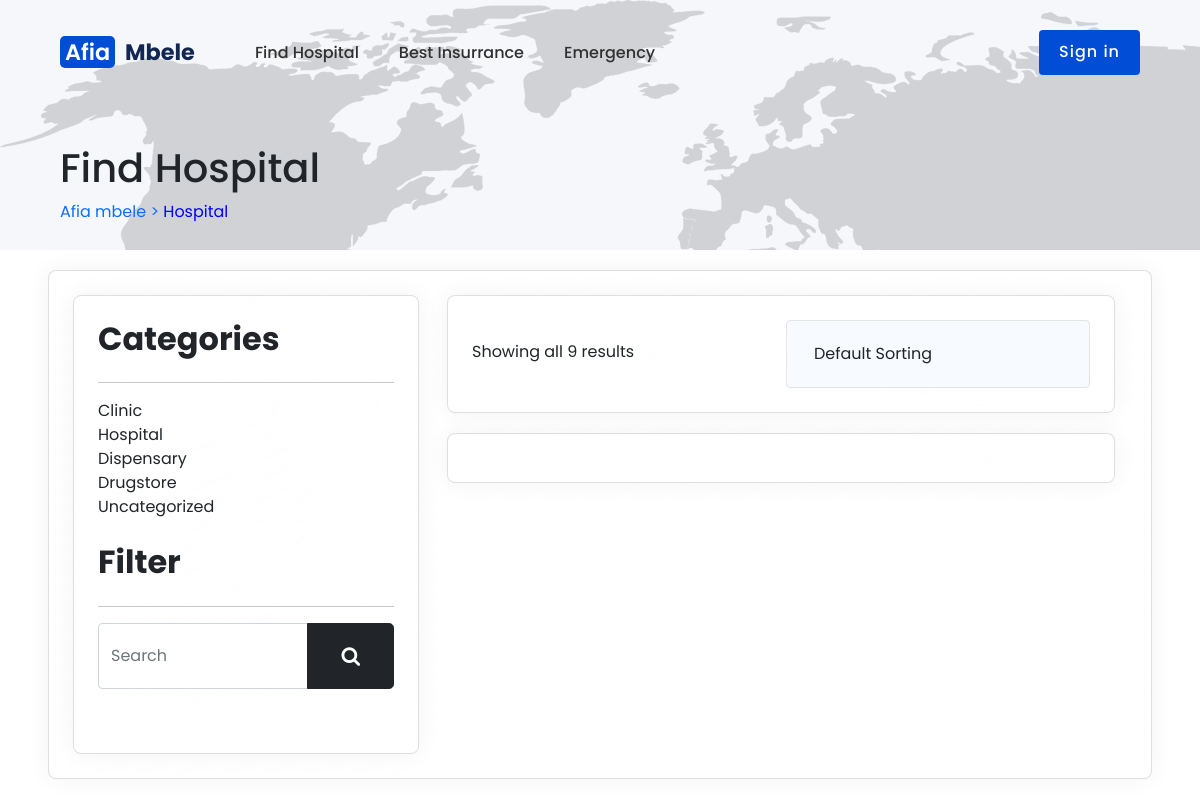
Before: /hopistals/ with the older database file.
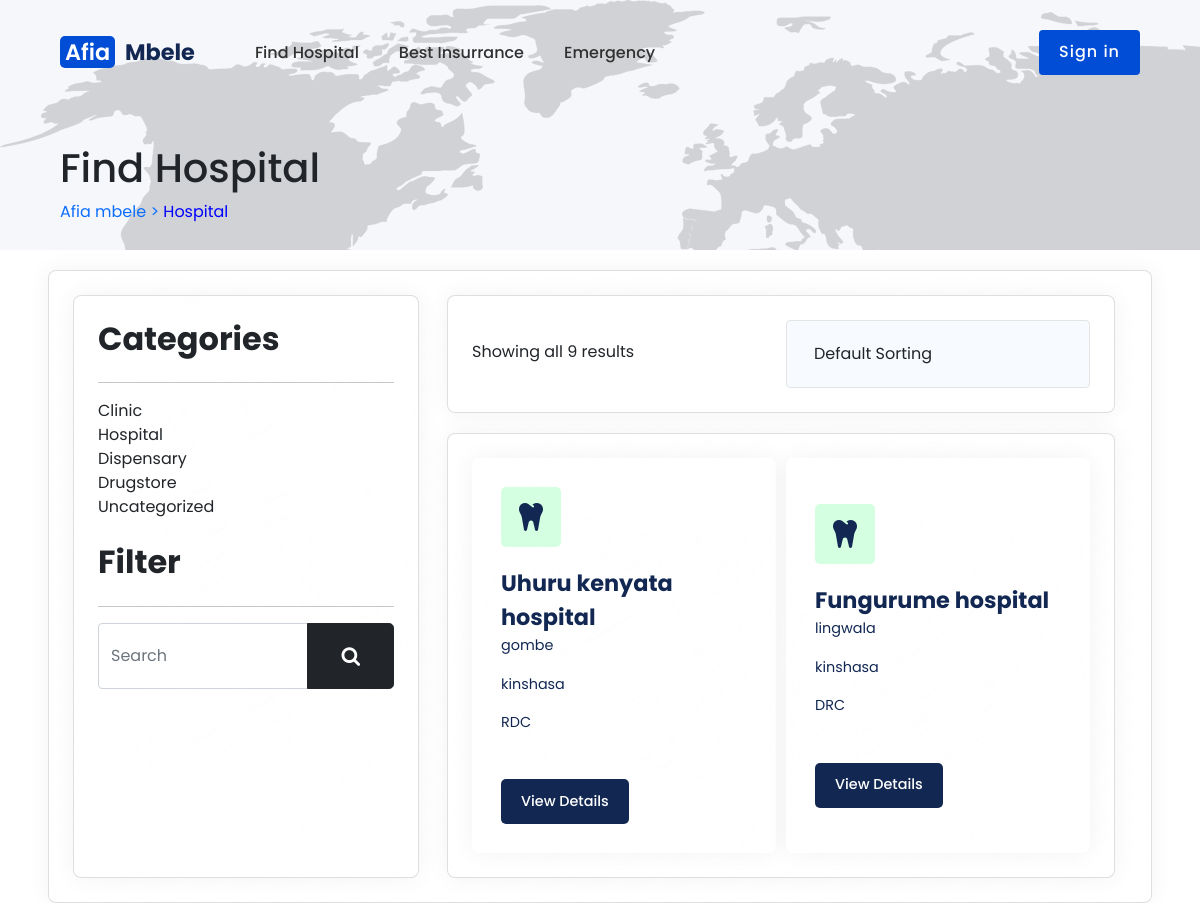
After: the same page with the newer database file.
### main/models.py (models this page shows, shortened)
class CommonData(TimespantedModel):
    avenue = models.CharField(max_length=25)
    township = models.CharField(max_length=30)
    town=models.CharField(max_length=25)
    country = models.CharField(max_length=40)
    longitute = models.CharField(max_length=25)
    latitude = models.CharField(max_length=25)
    email = models.EmailField()
    phone1 = models.CharField(max_length=12)
    phone2 = models.CharField(max_length=12)
    class Meta :
        abstract = True

class Organization(CommonData):
    class OrganizationType(models.TextChoices):
        HOSPITAL = "Hospital"
        DRUGSTORE = "Drugstore"
        CLINIC = "Clinic"
        DISPENSAIR = "Dispensair"
        INSURANCE = "Insurance institution"
        GOVENMENT = "GOVENMENT"
    id = models.AutoField(primary_key=True)
    organization_name = models.CharField(max_length=50)
    description = models.TextField(blank=True)
    organization_type = models.CharField(default=OrganizationType.HOSPITAL, choices=OrganizationType.choices, max_length=40)
    user = models.OneToOneField(Users, null=True, blank=True, on_delete=models.DO_NOTHING, related_name="oganisation_admin_user")
    objects = models.Manager()

### Afia/views.py (the view)
# urls.py: path('hopistals/', views.list_hospital, name='listhospital'),
def list_hospital(request):
    Organizations = Organization.objects.filter(organization_type= "Hospital")
    context = {'Organizations': Organizations}
    return render(request, 'main/liste_hopital.html', context)

### templates/main/liste_hopital.html (shortened to what this page needs)
{% extends 'base/layout/base.html' %}
{% load static %}
{% block style %}
     <link href="https://cdn.jsdelivr.net/npm/bootstrap@5.0.2/dist/css/bootstrap.min.css" rel="stylesheet">
{% endblock %}
{% block content %}
{% include 'base/partials/_header.html' with name="Find Hospital" cible="Hospital" %}
	<section class="page-section">
		<div class="hospital-list">
			<div class="row card">
				<div class="side-part card">
					<h2 class="categorie-title"><b>Categories</b></h2>
					<hr />
					<ul>
						<li class="categorie-element"> Clinic</li>
						<li class="categorie-element"> Hospital</li>
						<li class="categorie-element"> Dispensary</li>
						<li class="categorie-element"> Drugstore</li>
						<li class="categorie-element"> Uncategorized</li>
					</ul>
					<div>&nbsp;</div>
					<h2 class="categorie-title"><b>Filter</b></h2>
					<hr />
					<div class="input-group mb-3">
						<input type="text" class="form-control" placeholder="Search" aria-label="Receipient's username" aria-describely="basic-addon2">
						<div class="btn btn-dark btn-lg">
							<span class="btn btn-dark btn-lg"><i class="fa fa-search"></i></span>
						</div>
					</div>
					<div>&nbsp;</div>
				</div>
				<div class="hospital-element-container">
					<div class="hospital-elements card">
						<div class="cols">
							Showing all 9 results
						</div>
						<div class="col">
							<select class="form-control">
								<option value="">Default Sorting</option>
							</select>
						</div>
					</div>
					<div class="hospital-box-container card">
						{% for hospital in Organizations %}
						<div class="service-box s-box6 card">
							<i class="fa-solid fa-tooth"></i>
							<strong>{{hospital.organization_name}}</strong>
							<p>{{hospital.township}} </p>
							<p>{{hospital.town}} </p>
							<p>{{hospital.country}} </p>
							<a href="#">View Details</a>
						</div>
						{% endfor %}
					</div>
				</div>
			</div>
		</div>
	</section>
{% endblock %}

### templates/base/layout/base.html (shortened to what this page needs)
{% load static %}
<!DOCTYPE html>
<html>
    <head>
        {%block style %}
        {% endblock %}
        <link rel="stylesheet" href="{% static '/css/stylees.css' %}">
        <link rel="stylesheet" href="https://cdnjs.cloudflare.com/ajax/libs/font-awesome/6.4.0/css/all.min.css" />
        <link rel="stylesheet" href="https://cdn.jsdelivr.net/npm/swiper@9/swiper-bundle.min.css" />
        <link href="https://stackpath.bootstrapcdn.com/font-awesome/4.7.0/css/font-awesome.min.css" rel="stylesheet" type="text/css">
    </head>
    <body>
        {% block content %}
        {% endblock %}
    </body>
</html>

### templates/base/partials/_header.html
<section id="hero-header">
	{% include 'base/partials/_navigation.html' %}
	<div class="header-content">
		<header class="masthead2">
			<div class="containere">
				<h1 class="section-heading tx-bold">{{name}}</h1>
				<p class="menus-text"><a class="link-menu" href="home.html"> Afia mbele > <span style="color:blue;">{{cible}}</span></a></p>
			</div>
		</header>
	</div>
</section>

### templates/base/partials/_navigation.html (shortened to what this page needs)
{% load static %}
        <nav class="navigation">
            <a href="{% url 'home' %}" class="logos"> <span>Afia</span> Mbele</a>
            <ul class="menus">
                <li><a href="{% url 'listhospital' %}" class="menu-link">Find Hospital</a></li>
                <li><a href="{% url 'providers' %}" class="menu-link">Best Insurrance</a></li>
                <li><a href="#" class="menu-link">Emergency</a></li>
            </ul>
            <a href="{% url 'login' %}" class="nav-appointement-btn">Sign in</a>
        </nav>

### static/css/stylees.css (style rules this page uses)
* { margin: 0px; padding: 0px; box-sizing: border-box; font-family: 'Poppins', sans-serif; }
a { text-decoration: none; }
ul { list-style: none; margin-bottom:0; padding-left: 0; }
:root { --f1-color: #fff; --f2-color: #000; --f3-color: rgba(0, 0, 0, 0.8); --f4-color: rgba(0, 0, 0, 0.6); --f5-color: #0099cc; --f6-color: #88cee6; --bg1-color: #fff; --bg2-color: #000; --bg3-color: #33ccff; --bg4-color: #33cc33; --bg5-color: #0099cc; --bg6-color: rgba(0, 0, 0, 0.4); --bg7-color: rgba(0, 0, 0, 0.2); --glass-bg: linear-gradient( to right bottom, rgba(255, 255, 255, 0.5), rgba(255, 255, 255, 0.3) ); --C-lg-bg: linear-gradient(45deg, #ff3399, #ff9933); --xxxl-fs: 2.2rem; --xxl-fs: 1.8rem; --xl-fs: 1.6rem; --l-fs: 1.4rem; --m-fs: 1.2rem; --s-fs: 1.1rem; --xs-fs: 1rem; --m-2-5: 2.5rem; --m-1-8: 1.8rem; --m-1-5: 1.5rem; --m-0-6: 0.6rem; --m-0-5: 0.5rem; --m-0-3: 0.3rem; --p-2-5: 2.5rem; --p-1-5: 1.5rem; --p-1-0: 1rem; --p-0-8: 0.8rem; --p-0-5: 0.5rem; --p-0-4: 0.4rem; --p-0-3: 0.3rem; }
.navigation { display: flex; justify-content: space-between; align-items: center; max-width: 1200px; width: 90%; margin: 0px auto; padding: 30px 0px; }
.logos { color: #122853; font-weight: 700; font-size: 1.4rem; }
.logos span { background-color: #014dd5; color: #ffffff; padding: 0px 5px; border-radius: 5px; font-weight: 600; margin-right: 5px; }
.menus { display: flex; justify-content: center; align-items: center; margin-right: auto; margin-left: 40px; }
.menu-link { margin: 0px 20px; color: #303030; font-weight: 500; transition: all ease 0.3s; }
.nav-appointement-btn { height: 45px; padding: 10px 20px; border-radius: 4px; background-color: #014dd5; color: #ffffff; justify-content: center; align-items: center; font-weight: 500; letter-spacing: 1px; font-size: 1rem; }
.service-box { display: flex; flex-direction: column; justify-content: center; align-items: flex-start; max-width: 100%; border: 5px solid #ffffff; padding: 30px; }
.service-box i { font-size: 2rem; color: #122853; width: 60px; height: 60px; border-radius: 5px; display: flex; justify-content: center; align-items: center; }
.service-box strong { color: #122853; font-size: 1.4rem; margin-top: 20px; }
.service-box p { color: #122853; font-size: 0.9rem; line-height: 1.4rem; display: -webkit-box; -webkit-line-clamp: 3; -webkit-box-orient: vertical; overflow: hidden; }
.service-box a { height: 45px; background-color: #122853; color: #ffffff; padding: 0px 20px; display: flex; justify-content: center; align-items: center; padding: 0px 20px; font-size: 0.9rem; font-weight: 500; border-radius: 5px; margin-top: 30px; }
.s-box6 { background-color: #edfff3; }
.s-box6 i { background-color: #d4ffe1; }
#hero-header { background-color: #f5f7fb; background-image: url("../image/footer_map.png"); display: flex; flex-direction: column; justify-content: space-between; min-height: 250px; }
.header-content { max-width: 1200px; width: 90%; margin: 0px auto; padding-bottom: 10px; }
.page-section { width: 100%; background-color: #ffffff; display: flex; flex-direction: column; justify-content: space-between; }
.hospital-list { max-width: 1200px; margin: 0px auto; width: 90%; margin-top: 20px; }
.row { display: grid; grid-template-columns: 1fr 2fr; padding: var(--p-1-5); box-shadow: 0 0 5px rgba(255, 255, 255, 0.5), 0 0 25px rgba(0, 0, 0, 0.08); grid-gap: 1rem; }
.card { background: var(--glass-bg); backdrop-filter: blur(3rem); border-radius: 0.5rem; box-shadow: 0 0 25px rgba(0, 0, 0, 0.05); padding: var(--p-1-5); }
.hospital-box-container { display: grid; grid-template-columns: 1fr 1fr; margin-top: 20px; grid-gap: 10px; }
.hospital-elements { display: grid; grid-template-columns: 1fr 1fr; grid-gap: 10px; }
.col { width: 100%; display: flex; justify-content: space-between; align-items: center; background-color: #f7fbff; padding: 15px; border-radius: 4px; border :1px solid #e4e4e4; }
.col select { width: 100%; background-color: transparent; border: none; outline: none; }
.cols { margin-top: 20px; }

Changed rows visible on the page:
added Organization: organization_name "Uhuru kenyata hospital", township "gombe", town "kinshasa", country "RDC"
added Organization: organization_name "Fungurume hospital", township "lingwala", town "kinshasa", country "DRC"
